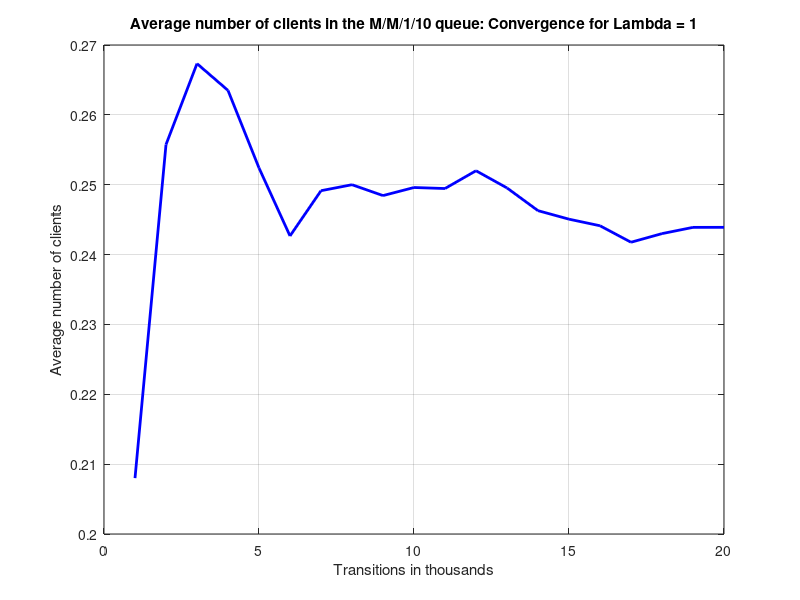
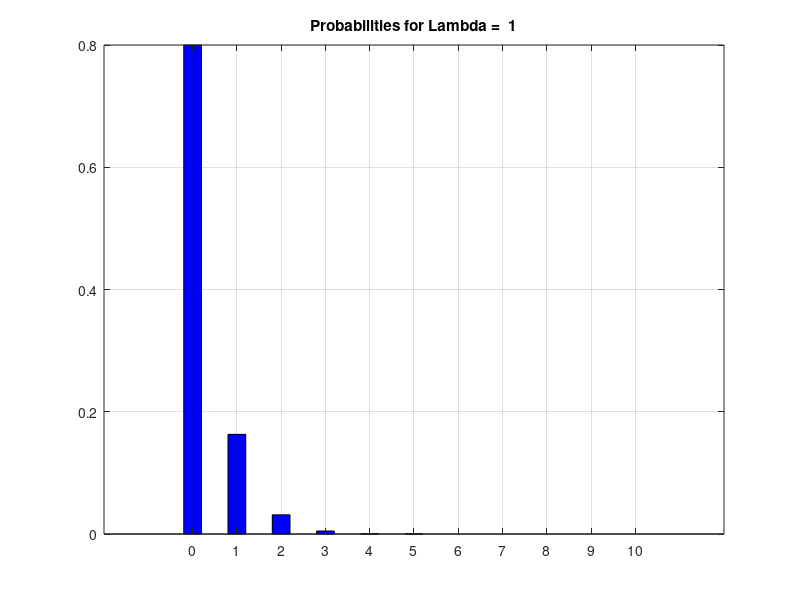
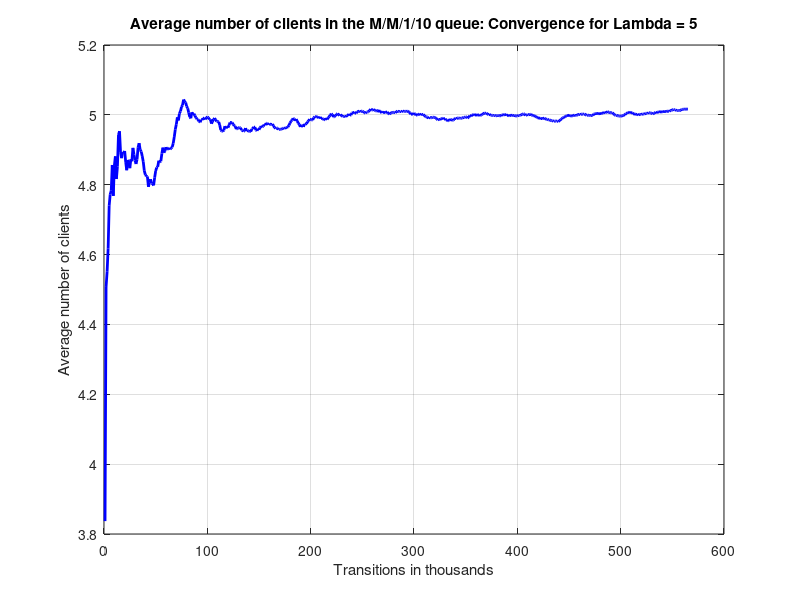
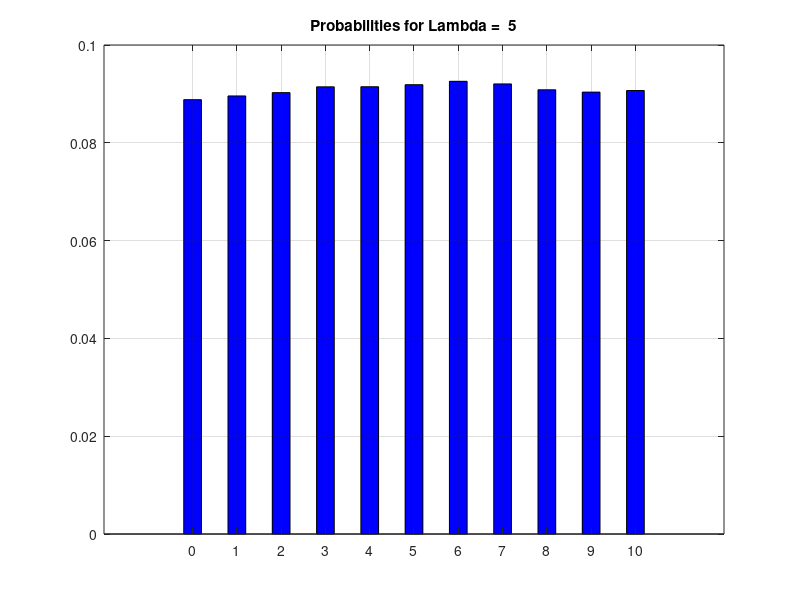

Write the MATLAB code that produced these figures, in order.
% M/M/1 simulation. We will find the probabilities of the first states.
% Note: Due to ergodicity, every state has a probability >0.

clc;
clear all;
close all;

figure_counter = 0; 
rand('seed',12163);

for lambda = [1,5,10] 
  arrivals = [0,0,0,0,0,0,0,0,0,0,0]
  mu = 5;
  total_arrivals = 0; % to measure the total number of arrivals
  current_state = 0;  % holds the current state of the system
  previous_mean_clients = 0; % will help in the convergence test
  index = 0;
  threshold = lambda/(lambda + mu); % the threshold used to calculate probabilities

  transitions = 0; % holds the transitions of the simulation in transitions steps
  tracem_i = 0;
  tracem = []; 
  to_plot = [];
  while transitions >= 0
    transitions = transitions + 1; % one more transitions step
    
    tracem_i = tracem_i + 1;
    if tracem_i > 0 && tracem_i < 31 %&& current_state > 0
      tracem(tracem_i,1) = tracem_i;
      tracem(tracem_i,2) = current_state;
      tracem(tracem_i,3) = arrivals(current_state+1);
    endif 
      
    if mod(transitions,1000) == 0 % check for convergence every 1000 transitions steps
      index = index + 1;
      for i=1:1:length(arrivals)
          P(i) = arrivals(i)/total_arrivals; % calculate the probability of every state in the system
      endfor
      
      mean_clients = 0; % calculate the mean number of clients in the system
      for i=1:1:length(arrivals)
         mean_clients = mean_clients + (i-1).*P(i);
      endfor
      
      to_plot(index) = mean_clients;
          
      if abs(mean_clients - previous_mean_clients) < 0.00001 || transitions > 1000000 % convergence test
        break;
      endif
      
      previous_mean_clients = mean_clients;
      
    endif
    
    random_number = rand(1); % generate a random number (Uniform distribution)
        if current_state == 0 || random_number < threshold % arrival
            %{
            if 0 < tracem_i < 31
                tracem(tracem_i,4) = 1
                %disp("arrival"), disp(current_state);
            endif 
            %}
            total_arrivals = total_arrivals + 1;
            % to catch the exception if variable arrivals(i) is undefined. Required only for systems with finite capacity.
            x = arrivals(current_state + 1) + 1;
            arrivals(current_state + 1) = x; % increase the number of arrivals in the current state
            if (current_state != 10) 
                current_state = current_state + 1;
            endif
            else % departure
            %{
            if 0 < tracem_i < 31
                tracem(tracem_i,5) = 1 
            endif
            %}
            if current_state != 0 % no departure from an empty system
            current_state = current_state - 1;
            endif
        endif
        

  endwhile

  for i=1:1:length(arrivals)
    display(P(i));
  endfor

  figure_counter += 1;
  figure(figure_counter);
  plot(to_plot,"b","linewidth",2);
  title(strjoin({"Average number of clients in the M/M/1/10 queue: Convergence for Lambda = ",num2str((lambda))},""));
  xlabel("Transitions in thousands");
  ylabel("Average number of clients");
  grid on;
  saveas (figure_counter, strjoin({"figure_",num2str(1),"_lambda_",num2str((lambda)),".png"}))
  
  figure_counter += 1;
  figure(figure_counter);
  bar(0:1:(length(arrivals)-1),P,'b',0.4);
  title(strjoin({"Probabilities for Lambda = ",num2str((lambda))}));
  grid on;
  saveas (figure_counter, strjoin({"figure_",num2str(2),"_lambda_",num2str((lambda)),".png"}))
  
  
  disp("trans state num_ar arr dep");
  disp(tracem);
    
endfor